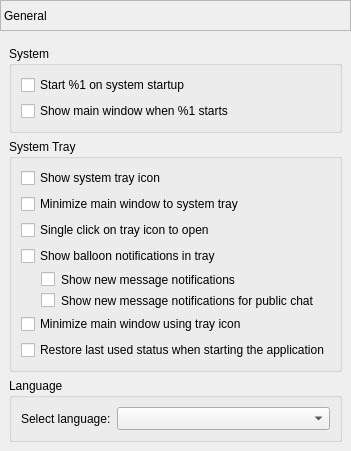
        <widget class="QWidget" name="pageGeneral">
         <layout class="QVBoxLayout" name="verticalLayout_5">
          <property name="leftMargin">
           <number>0</number>
          </property>
          <property name="topMargin">
           <number>0</number>
          </property>
          <property name="rightMargin">
           <number>0</number>
          </property>
          <property name="bottomMargin">
           <number>0</number>
          </property>
          <item>
           <widget class="QLabel" name="labelGeneralPage">
            <property name="sizePolicy">
             <sizepolicy hsizetype="Preferred" vsizetype="Fixed">
              <horstretch>0</horstretch>
              <verstretch>0</verstretch>
             </sizepolicy>
            </property>
            <property name="minimumSize">
             <size>
              <width>0</width>
              <height>31</height>
             </size>
            </property>
            <property name="frameShape">
             <enum>QFrame::StyledPanel</enum>
            </property>
            <property name="frameShadow">
             <enum>QFrame::Sunken</enum>
            </property>
            <property name="text">
             <string>General</string>
            </property>
           </widget>
          </item>
          <item alignment="Qt::AlignTop">
           <widget class="QWidget" name="pageGeneralWidget" native="true">
            <layout class="QVBoxLayout" name="verticalLayout_37">
             <item>
              <widget class="QGroupBox" name="groupSystem">
               <property name="title">
                <string>System</string>
               </property>
               <layout class="QVBoxLayout" name="verticalLayout_2">
                <item>
                 <widget class="QCheckBox" name="checkBoxAutoStart">
                  <property name="text">
                   <string>Start %1 on system startup</string>
                  </property>
                 </widget>
                </item>
                <item>
                 <widget class="QCheckBox" name="checkBoxAutoShow">
                  <property name="text">
                   <string>Show main window when %1 starts</string>
                  </property>
                 </widget>
                </item>
               </layout>
              </widget>
             </item>
             <item>
              <widget class="QGroupBox" name="groupSysTray">
               <property name="title">
                <string>System Tray</string>
               </property>
               <layout class="QVBoxLayout" name="verticalLayout_3">
                <item>
                 <widget class="QCheckBox" name="checkBoxSysTray">
                  <property name="text">
                   <string>Show system tray icon</string>
                  </property>
                 </widget>
                </item>
                <item>
                 <widget class="QCheckBox" name="checkBoxMinimizeTray">
                  <property name="text">
                   <string>Minimize main window to system tray</string>
                  </property>
                 </widget>
                </item>
                <item>
                 <widget class="QCheckBox" name="checkBoxSingleClickTray">
                  <property name="text">
                   <string>Single click on tray icon to open</string>
                  </property>
                 </widget>
                </item>
                <item>
                 <widget class="QCheckBox" name="checkBoxSysTrayMsg">
                  <property name="text">
                   <string>Show balloon notifications in tray</string>
                  </property>
                 </widget>
                </item>
                <item>
                 <widget class="QCheckBox" name="checkBoxNewMessageNotif">
                  <property name="styleSheet">
                   <string notr="true">margin-left: 20px</string>
                  </property>
                  <property name="text">
                   <string>Show new message notifications</string>
                  </property>
                 </widget>
                </item>
                <item>
                 <widget class="QCheckBox" name="checkBoxNewPublicMessageNotif">
                  <property name="styleSheet">
                   <string notr="true">margin-left: 20px</string>
                  </property>
                  <property name="text">
                   <string>Show new message notifications for public chat</string>
                  </property>
                 </widget>
                </item>
                <item>
                 <widget class="QCheckBox" name="checkBoxAllowSysTrayMin">
                  <property name="text">
                   <string>Minimize main window using tray icon</string>
                  </property>
                 </widget>
                </item>
                <item>
                 <widget class="QCheckBox" name="checkBoxRememberStatus">
                  <property name="toolTip">
                   <string>Unchecking this option sets the status to available when starting the application</string>
                  </property>
                  <property name="text">
                   <string>Restore last used status when starting the application</string>
                  </property>
                 </widget>
                </item>
               </layout>
              </widget>
             </item>
             <item>
              <widget class="QGroupBox" name="groupLanguage">
               <property name="title">
                <string>Language</string>
               </property>
               <layout class="QFormLayout" name="formLayout_2">
                <property name="fieldGrowthPolicy">
                 <enum>QFormLayout::AllNonFixedFieldsGrow</enum>
                </property>
                <item row="1" column="0">
                 <widget class="QLabel" name="labelLanguageDesc">
                  <property name="text">
                   <string>Select language:</string>
                  </property>
                 </widget>
                </item>
                <item row="1" column="1">
                 <widget class="ThemedComboBox" name="comboBoxLanguage">
                  <property name="sizePolicy">
                   <sizepolicy hsizetype="Expanding" vsizetype="Fixed">
                    <horstretch>0</horstretch>
                    <verstretch>0</verstretch>
                   </sizepolicy>
                  </property>
                  <property name="minimumSize">
                   <size>
                    <width>0</width>
                    <height>23</height>
                   </size>
                  </property>
                 </widget>
                </item>
               </layout>
              </widget>
             </item>
            </layout>
           </widget>
          </item>
         </layout>
        </widget>
